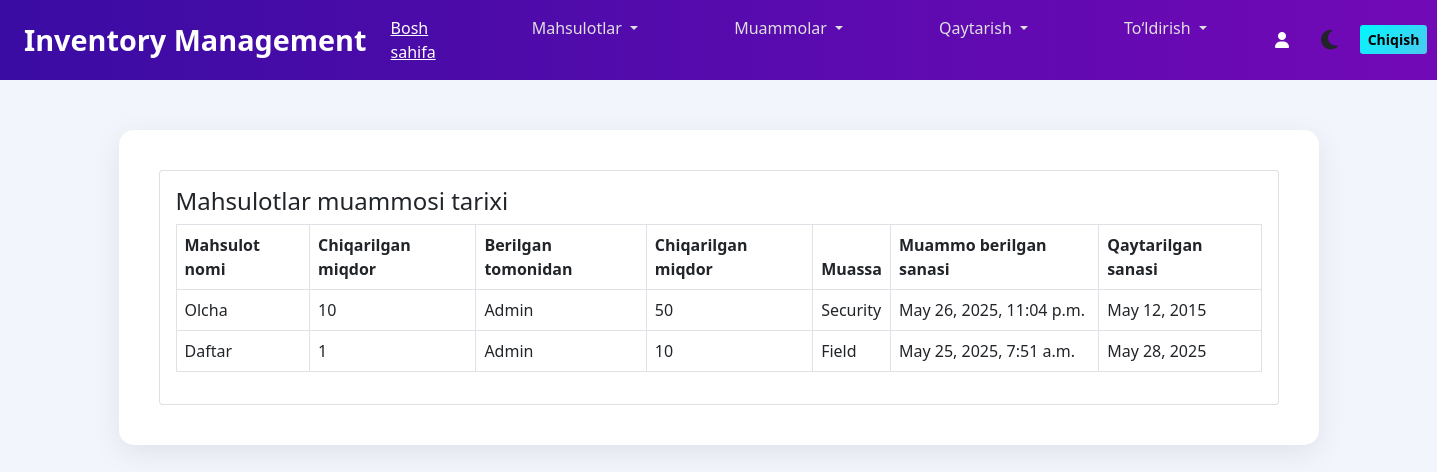
/store/issue-history/, run on the app's committed database.
### store/models.py (models this page shows, shortened)
class IssueItem(models.Model):
    dept_choices = (
        ('Field', 'Field'),
        ('Security', 'Security')
    )
    item = models.ForeignKey(Item, on_delete=models.CASCADE)
    issued_amount = models.PositiveIntegerField()
    issued_by = models.ForeignKey(User, on_delete=models.DO_NOTHING)
    issued_to = models.CharField(max_length=100)
    department = models.CharField(max_length=30, choices=dept_choices)
    issued_date = models.DateTimeField(auto_now_add=True)
    return_date = models.DateField()

class Item(models.Model):
    name = models.CharField(max_length=100)
    amount = models.PositiveIntegerField()
    created_by = models.ForeignKey(User, on_delete=models.DO_NOTHING)
    created_date = models.DateTimeField(auto_now_add=True)
    initial_amount = models.PositiveIntegerField(null=True, blank=True)
    def __str__(self):
        return self.name

### store/views.py (the view)
# urls.py: path('issue-history/', views.issue_history, name='issue-history'),
def issue_history(request):
    items = IssueItem.objects.all().order_by('-issued_date')
    context = {'items':items}
    return render(request, 'store/issue_history.html', context)

### templates/store/issue_history.html
{% extends 'base.html' %}
{% block content %}
<div class="card">
    <div class="card-body">
        <h4>Mahsulotlar muammosi tarixi</h4>
        <table class="table table-bordered">
            <thead>
                <tr>
                    <th scope="col">Mahsulot nomi</th>
                    <th scope="col">Chiqarilgan miqdor</th>
                    <th scope="col">Berilgan tomonidan</th>
                    <th scope="col">Chiqarilgan miqdor</th>
                    <th scope="col">Muassa</th>
                    <th scope="col">Muammo berilgan sanasi</th>
                    <th scope="col">Qaytarilgan sanasi</th>
                </tr>
            </thead>
            <tbody>
                {% for item in items %}
                <tr>
                    <td>{{item.item}}</td>
                    <td>{{item.issued_amount}}</td>
                    <td>{{item.issued_by}}</td>
                    <td>{{item.issued_to}}</td>
                    <td>{{item.department}}</td>
                    <td>{{item.issued_date}}</td>
                    <td>{{item.return_date}}</td>
                </tr>
                {% endfor %}
            </tbody>
        </table>
    </div>
</div>
{% endblock content %}

### templates/base.html (style rules this page uses)
body { font-family: 'Segoe UI', Tahoma, Geneva, Verdana, sans-serif; transition: background-color 0.3s, color 0.3s; min-height: 100vh; }
.light-mode { background-color: #f2f6fc; color: #212529; }

### data on the page
IssueItem: item "Olcha", issued_amount "10", issued_by "Admin", issued_to "50", department "Security", issued_date "May 26, 2025, 11:04 p.m.", return_date "May 12, 2015"
IssueItem: item "Daftar", issued_amount "1", issued_by "Admin", issued_to "10", department "Field", issued_date "May 25, 2025, 7:51 a.m.", return_date "May 28, 2025"
